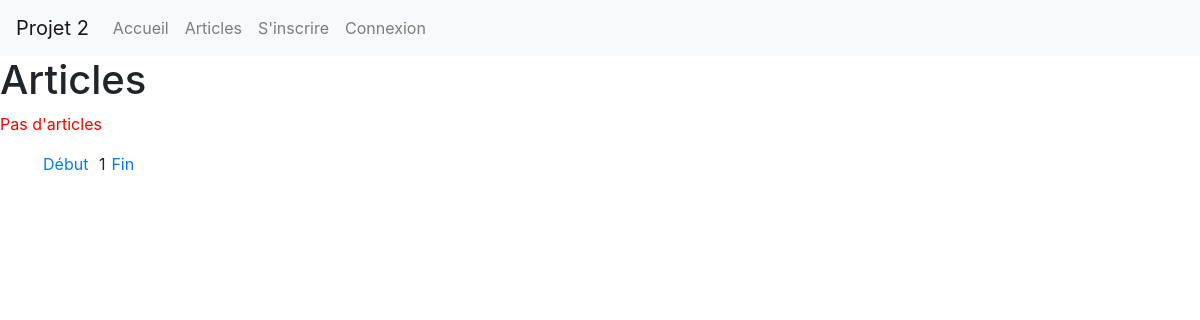
The page /article.php on the database as committed earlier.
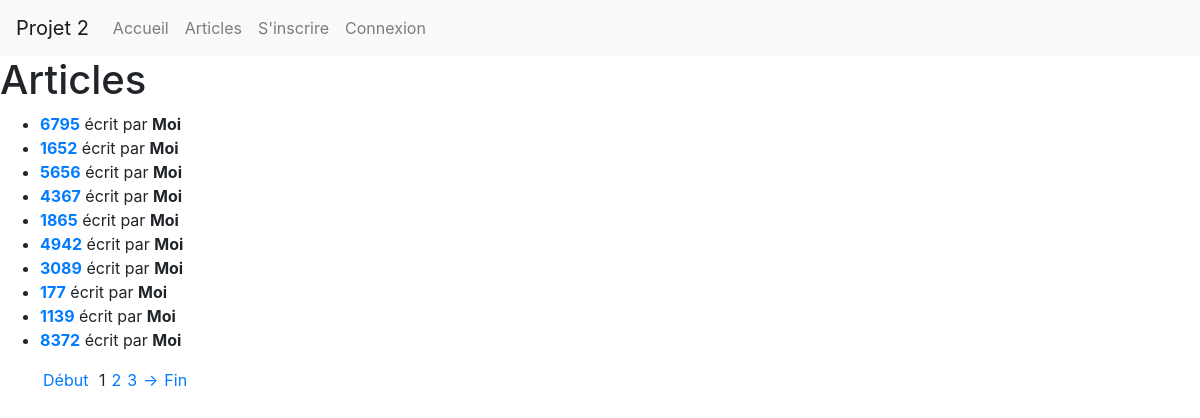
The same page on the database as committed later.
### tables this page shows
CREATE TABLE `article` (
  `article_id` int(11) NOT NULL,
  `article_title` varchar(50) NOT NULL,
  `article_date` date NOT NULL,
  `article_author` varchar(30) NOT NULL,
  `article_content` varchar(2000) NOT NULL
);

### article.php (the view, shortened to what this page needs)
<?php
$articlePerPage = 10;
if(isset($_GET['page']) AND preg_match('#^[1-9][0-9]{0,9}$#', $_GET['page'])){
    $pageNumber = $_GET['page'];
} else {
    $pageNumber = 1;
}
$offset = ($pageNumber - 1) * $articlePerPage;
require('bdd.php');
$getArticles = $bdd->prepare('SELECT * FROM article LIMIT :limit OFFSET :offset');
$getArticles->bindValue(':limit', $articlePerPage, PDO::PARAM_INT);
$getArticles->bindValue(':offset', $offset, PDO::PARAM_INT);
$getArticles->execute();
$articles = $getArticles->fetchAll(PDO::FETCH_ASSOC);
$getTotalArticle = $bdd->query('SELECT COUNT(article_id) AS total FROM article');
$totalArticle = $getTotalArticle->fetch(PDO::FETCH_ASSOC)['total'];
$pageMax = ceil($totalArticle/$articlePerPage);
?>
<!DOCTYPE html>
<html lang="fr">
<head>
    <link rel="stylesheet" href="https://stackpath.bootstrapcdn.com/bootstrap/4.1.2/css/bootstrap.min.css">
</head>
<body>
<?php include('header.php'); ?>
<h1>Articles</h1>
    <?php
    if(!empty($articles)){
        echo "<ul>";
        foreach($articles as $article){
            echo '<li><strong><a href="article.php?id='.htmlspecialchars($article['article_id']).'">'.htmlspecialchars($article['article_title']).'</a></strong> écrit par <strong>'. htmlspecialchars($article['article_author']) .'</strong></li>';
        }
        echo "</ul>";
    } else {
        echo '<p style="color:red;">Pas d\'articles</p>';
    }
    ?>
    <ul class="menu">
        <li><a href="article.php?page=1">Début</a></li>
        <?php
        echo '<li>' . $pageNumber . '</li>';
        if(($pageNumber+1) <= $pageMax){
        echo '<li><a href="article.php?page=' . ($pageNumber+1) . '">' . ($pageNumber+1) . '</a></li>';
        }
        if(($pageNumber+2) <= $pageMax){
        echo '<li><a href="article.php?page=' . ($pageNumber+2) . '">' . ($pageNumber+2) . '</a></li>';
        }
        if(($pageNumber+1) <= $pageMax){
        echo '<li><a href="article.php?page=' . ($pageNumber+1) . '">&rarr;</a></li>';
        }
        echo '<li><a href="article.php?page=' . $pageMax .'">Fin</a></li>';
        ?>
    </ul>
</body>
</html>

### header.php (shortened to what this page needs)
<?php
if (isset($_SESSION['email'])) {
    ?>
    <nav class="navbar navbar-expand-lg navbar-light bg-light">
        <a class="navbar-brand" href="#">Projet 2</a>
        <button class="navbar-toggler" type="button" data-toggle="collapse" data-target="#navbarSupportedContent" aria-controls="navbarSupportedContent" aria-expanded="false" aria-label="Toggle navigation">
            <span class="navbar-toggler-icon"></span>
        </button>
        <div class="collapse navbar-collapse" id="navbarSupportedContent">
            <ul class="navbar-nav mr-auto">
            <li class="nav-item">
                <a class="nav-link" href="index.php">Accueil <span class="sr-only">(current)</span></a>
            </li>
            <li class="nav-item">
                <a class="nav-link" href="article.php">Articles <span class="sr-only">(current)</span></a>
            </li>
            <li class="nav-item">
                <a class="nav-link" href="profil.php">Profil</a>
            </li>
            <li class="nav-item">
                <a class="nav-link" href="logout.php">Déconnexion</a>
            </li>
            </ul>
        </div>
    </nav>
    <?php
} else {
    ?>
    <nav class="navbar navbar-expand-lg navbar-light bg-light">
        <a class="navbar-brand" href="#">Projet 2</a>
        <div class="collapse navbar-collapse" id="navbarSupportedContent">
            <ul class="navbar-nav mr-auto">
            <li class="nav-item">
                <a class="nav-link" href="index.php">Accueil <span class="sr-only">(current)</span></a>
            </li>
            <li class="nav-item">
                <a class="nav-link" href="article.php">Articles <span class="sr-only">(current)</span></a>
            </li>
            <li class="nav-item">
                <a class="nav-link" href="inscription.php">S'inscrire</a>
            </li>
            <li class="nav-item">
                <a class="nav-link" href="login.php">Connexion</a>
            </li>
            </ul>
        </div>
    </nav>
    <?php
}
?>

### article.php (style rules this page uses)
.menu li { display:inline; margin:3px; }

Rows that differ between the two databases and show on the page:
added article: article_title "6795", article_author "Moi"
added article: article_title "1652", article_author "Moi"
added article: article_title "5656", article_author "Moi"
added article: article_title "4367", article_author "Moi"
added article: article_title "1865", article_author "Moi"
added article: article_title "4942", article_author "Moi"
added article: article_title "3089", article_author "Moi"
added article: article_title "177", article_author "Moi"
added article: article_title "1139", article_author "Moi"
added article: article_title "8372", article_author "Moi"
Other text that changed with them:
$pageNumber+1: (not shown) → "2"
$pageNumber+2: (not shown) → "3"
text no longer shown: "Pas d ' articles"
